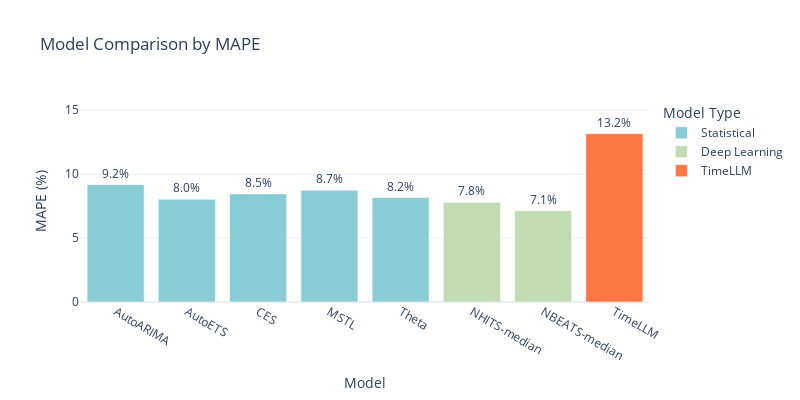

The code cell stored with this chart in its notebook:
### Code cell
import plotly.express as px

# Configuration
metric = "MAPE"
as_percentage = True  # Set to True if the metric should be displayed as %

# Add model type mapping
model_types = {
    "AutoARIMA": "Statistical",
    "AutoETS": "Statistical",
    "CES": "Statistical",
    "MSTL": "Statistical",
    "Theta": "Statistical",
    "NHITS-median": "Deep Learning",
    "NBEATS-median": "Deep Learning",
    "TimeLLM": "TimeLLM"
}
scores_df["model_type"] = scores_df["model"].map(model_types)

# Convert metric to percentage if needed
if as_percentage:
    scores_df[f"{metric}_perc"] = scores_df[metric] * 100
    y_axis_label = f"{metric} (%)"
    text_template = '%{text:.1f}%'
else:
    y_axis_label = metric
    text_template = '%{text:.2f}'

# Define color palette
color_map = {
    "Statistical": "#8ACCD5",
    "Deep Learning": "#C1DBB3",
    "TimeLLM": "#FE7743"
}

# Create the plot
fig = px.bar(
    scores_df,
    x="model",
    y=f"{metric}_perc",
    color="model_type",
    color_discrete_map=color_map,
    title=f"Model Comparison by {metric}",
    text=f"{metric}_perc",
)
fig.update_traces(texttemplate=text_template, textposition='outside')
fig.update_layout(
    yaxis_range=[0, 1.2 * scores_df[f"{metric}_perc"].max()],
    yaxis_title=y_axis_label, 
    xaxis_title="Model", 
    legend_title="Model Type",
    height=400,
    width=800
    )

fig.show()

### Figure 1 — Plotly figure (JSON) as saved in the notebook; plotly's stock layout.template omitted (floating-point values rounded to 4 significant figures)
{"data": [{"hovertemplate": "model_type=Statistical<br>model=%{x}<br>MAPE_perc=%{text}<extra></extra>", "legendgroup": "Statistical", "marker": {"color": "#8ACCD5", "pattern": {"shape": ""}}, "name": "Statistical", "orientation": "v", "showlegend": true, "text": [9.181, 8.043, 8.459, 8.743, 8.171], "textposition": "outside", "texttemplate": "%{text:.1f}%", "type": "bar", "x": ["AutoARIMA", "AutoETS", "CES", "MSTL", "Theta"], "xaxis": "x", "y": [9.181, 8.043, 8.459, 8.743, 8.171], "yaxis": "y"}, {"hovertemplate": "model_type=Deep Learning<br>model=%{x}<br>MAPE_perc=%{text}<extra></extra>", "legendgroup": "Deep Learning", "marker": {"color": "#C1DBB3", "pattern": {"shape": ""}}, "name": "Deep Learning", "orientation": "v", "showlegend": true, "text": [7.799, 7.138], "textposition": "outside", "texttemplate": "%{text:.1f}%", "type": "bar", "x": ["NHITS-median", "NBEATS-median"], "xaxis": "x", "y": [7.799, 7.138], "yaxis": "y"}, {"hovertemplate": "model_type=TimeLLM<br>model=%{x}<br>MAPE_perc=%{text}<extra></extra>", "legendgroup": "TimeLLM", "marker": {"color": "#FE7743", "pattern": {"shape": ""}}, "name": "TimeLLM", "orientation": "v", "showlegend": true, "text": [13.17], "textposition": "outside", "texttemplate": "%{text:.1f}%", "type": "bar", "x": ["TimeLLM"], "xaxis": "x", "y": [13.17], "yaxis": "y"}], "layout": {"barmode": "relative", "height": 400, "legend": {"title": {"text": "Model Type"}, "tracegroupgap": 0}, "title": {"text": "Model Comparison by MAPE"}, "width": 800, "xaxis": {"anchor": "y", "domain": [0, 1], "title": {"text": "Model"}}, "yaxis": {"anchor": "x", "domain": [0, 1], "range": [0, 15.8], "title": {"text": "MAPE (%)"}}}}
